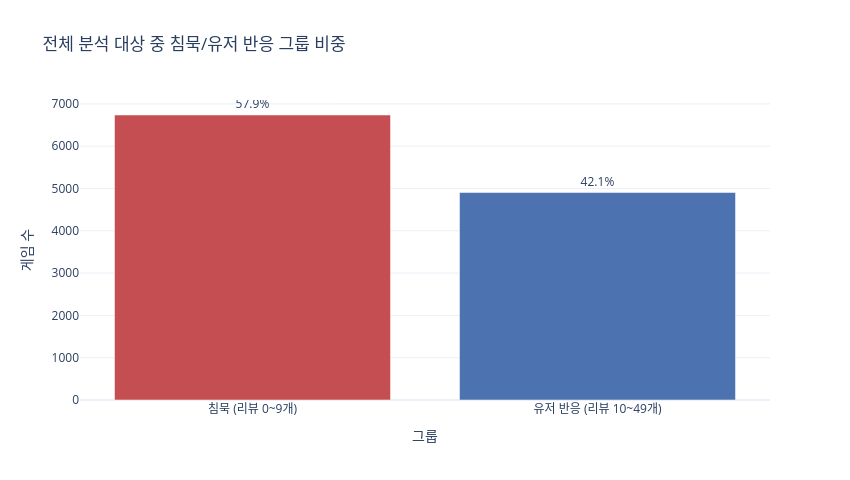

The notebook cell saved with this chart:
### Code cell
fig = px.bar(
    group_summary,
    x="response_group",
    y="game_count",
    color="response_group",
    color_discrete_map=GROUP_COLOR,
    text="ratio",
    title="전체 분석 대상 중 침묵/유저 반응 그룹 비중",
    labels={"response_group": "그룹", "game_count": "게임 수"},
    category_orders={"response_group": GROUP_ORDER},
)
fig.update_traces(texttemplate="%{text:.1f}%", textposition="outside")
fig.update_layout(template="plotly_white", showlegend=False, width=850, height=480)
fig.show()

### Figure 1 — Plotly figure (JSON) as saved in the notebook; plotly's stock layout.template omitted (floating-point values rounded to 4 significant figures)
{"data": [{"hovertemplate": "그룹=%{x}<br>게임 수=%{y}<br>ratio=%{text}<extra></extra>", "legendgroup": "침묵 (리뷰 0~9개)", "marker": {"color": "#C44E52", "pattern": {"shape": ""}}, "name": "침묵 (리뷰 0~9개)", "orientation": "v", "showlegend": true, "text": [57.87], "textposition": "outside", "texttemplate": "%{text:.1f}%", "type": "bar", "x": ["침묵 (리뷰 0~9개)"], "xaxis": "x", "y": [6737], "yaxis": "y"}, {"hovertemplate": "그룹=%{x}<br>게임 수=%{y}<br>ratio=%{text}<extra></extra>", "legendgroup": "유저 반응 (리뷰 10~49개)", "marker": {"color": "#4C72B0", "pattern": {"shape": ""}}, "name": "유저 반응 (리뷰 10~49개)", "orientation": "v", "showlegend": true, "text": [42.13], "textposition": "outside", "texttemplate": "%{text:.1f}%", "type": "bar", "x": ["유저 반응 (리뷰 10~49개)"], "xaxis": "x", "y": [4904], "yaxis": "y"}], "layout": {"barmode": "relative", "height": 480, "legend": {"title": {"text": "그룹"}, "tracegroupgap": 0}, "showlegend": false, "title": {"text": "전체 분석 대상 중 침묵/유저 반응 그룹 비중"}, "width": 850, "xaxis": {"anchor": "y", "categoryarray": ["침묵 (리뷰 0~9개)", "유저 반응 (리뷰 10~49개)"], "categoryorder": "array", "domain": [0, 1], "title": {"text": "그룹"}}, "yaxis": {"anchor": "x", "domain": [0, 1], "title": {"text": "게임 수"}}}}
